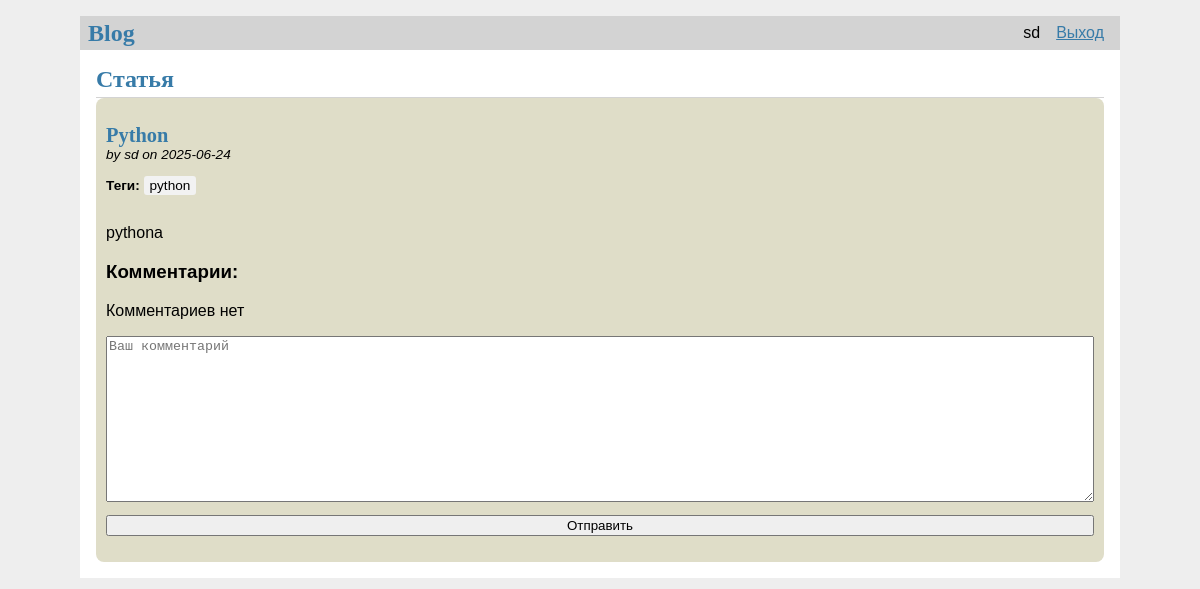
Page /6/post (signed in) on the committed database.
### tables this page shows
CREATE TABLE user
(
    id       INTEGER PRIMARY KEY AUTOINCREMENT,
    username TEXT UNIQUE NOT NULL,
    password TEXT        NOT NULL
);

CREATE TABLE post
(
    id         INTEGER PRIMARY KEY AUTOINCREMENT,
    author_id  INTEGER   NOT NULL,
    created    TIMESTAMP NOT NULL DEFAULT CURRENT_TIMESTAMP,
    title      TEXT      NOT NULL,
    body       TEXT      NOT NULL,
    is_private INTEGER            DEFAULT 0,
    FOREIGN KEY (author_id) REFERENCES user (id)
);

CREATE TABLE tag (
  id INTEGER PRIMARY KEY AUTOINCREMENT,
  name TEXT UNIQUE NOT NULL
);

### blog/blog.py (the view, shortened to what this page needs)
@bp.route('/<int:id>/post')
@login_required
def post_detail(id):
    db = get_db()
    post = db.execute(
        'SELECT p.*, u.username FROM post p JOIN user u ON p.author_id = u.id WHERE p.id = ?',
        (id,)
    ).fetchone()
    if post is None:
        abort(404, "Пост не найден.")
    tags = db.execute(
        '''SELECT t.name FROM tag t
           JOIN post_tag pt ON t.id = pt.tag_id
           WHERE pt.post_id = ?''',
        (id,)
    ).fetchall()
    tag_names = [t['name'] for t in tags]
    return render_template('blog/post_detail.html', post=post, tags=tag_names)

### blog/auth.py (called while the page is built)
@bp.before_app_request
def load_logged_in_user():
    user_id = session.get('user_id')
    if user_id is None:
        g.user = None
    else:
        g.user = get_db().execute(
            'SELECT * FROM user WHERE id = ?', (user_id,)
        ).fetchone()

def login_required(view):
    @functools.wraps(view)
    def wrapper_view(**kwargs):
        if g.user is None:
            return redirect(url_for('auth.login'))
        return view(**kwargs)
    return wrapper_view

### blog/db.py (called while the page is built)
def get_db():
    if 'db' not in g:
        g.db = sqlite3.connect(
            current_app.config['DATABASE'],
            detect_types=sqlite3.PARSE_DECLTYPES
        )
        g.db.row_factory = sqlite3.Row
    return g.db

### blog/templates/blog/post_detail.html (shortened to what this page needs)
{% extends 'base.html' %}
{% block header %}
    <h1>{% block title %} Статья {% endblock %}</h1>
{% endblock %}
{% block content %}
    <article class="post">
        <header>
            <div>
                <h1>{{ post['title'] }}</h1>
                <div class="about">by {{ post.username }} on {{ post['created'].strftime('%Y-%m-%d') }}</div>
                {% if tags %}
                    <p><strong>Теги:</strong>
                        {% for tag in tags %}
                            <span class="tag">{{ tag }}</span>{% if not loop.last %}, {% endif %}
                        {% endfor %}
                    </p>
                {% endif %}
            </div>
        </header>
        <p class="body">{{ post['body'] }}</p>
        <h3>Комментарии:</h3>
        {% if comments %}
            <ul>
                {% for post_comment in comments %}
                    <li class="comment">
                        <span> {{ post_comment.username }}  : {{ post_comment.body }} </span>
                        <small> {{ post_comment.created }} </small>
                    </li>
                {% endfor %}
            </ul>
        {% else %}
            <p>Комментариев нет</p>
        {% endif %}
        <form action="{{ url_for('blog.comment') }}" method="post">
            <textarea name="body" placeholder="Ваш комментарий"></textarea>
            <button type="submit">Отправить</button>
        </form>
    </article>
{% endblock %}

### blog/templates/base.html (shortened to what this page needs)
<!doctype html>
<link rel="stylesheet" href="{{ url_for('static', filename='style.css') }}">
<nav>
    <h1>Blog</h1>
    <ul>
        {% if g.user %}
            <li><span>{{ g.user['username'] }}</span>
            <li><a href="{{ url_for('auth.logout') }}">Выход</a>
                {% else %}
            <li><a href="{{ url_for('auth.register') }}">Регистрация</a>
            <li><a href="{{ url_for('auth.login') }}">Вход</a>
        {% endif %}
    </ul>
</nav>
<section class="content">
    <header>
        {% block header %}{% endblock %}
    </header>
    {% block content %}{% endblock %}
</section>

### blog/static/style.css (style rules this page uses)
h1 { font-family: serif; color: #377ba8; margin: 1rem 0; }
a { color: #377ba8; }
nav { background: lightgray; display: flex; align-items: center; padding: 0 0.5rem; }
nav h1 { flex: auto; margin: 0; }
nav ul { display: flex; list-style: none; margin: 0; padding: 0; }
nav ul li a, nav ul li span, header .action { display: block; padding: 0.5rem; }
.content { padding: 0 1rem 1rem; }
.content > header { border-bottom: 1px solid lightgray; display: flex; align-items: flex-end; }
.content > header h1 { flex: auto; margin: 1rem 0 0.25rem 0; }
.post { background: #dfddc8; border-radius: 8px; padding: 10px; }
.post > header { display: flex; align-items: flex-end; font-size: 0.85em; }
.post > header > div:first-of-type { flex: auto; }
.post > header h1 { font-size: 1.5em; margin-bottom: 0; }
.post .about { color: black; font-style: italic; }
.post .body { white-space: pre-line; }
.content:last-child { margin-bottom: 0; }
.content form { margin: 1em 0; display: flex; flex-direction: column; }
.content input, .content textarea { margin-bottom: 1em; }
.content textarea { min-height: 12em; resize: vertical; }
.tag { display: inline-block; background-color: #f2f2f2; padding: 2px 6px; margin-right: 4px; border-radius: 3px; }

### rows in the picture
user: user.username "sd", username "sd"
post: title "Python", created "2025-06-24", body "pythona"
tag: name "python"
